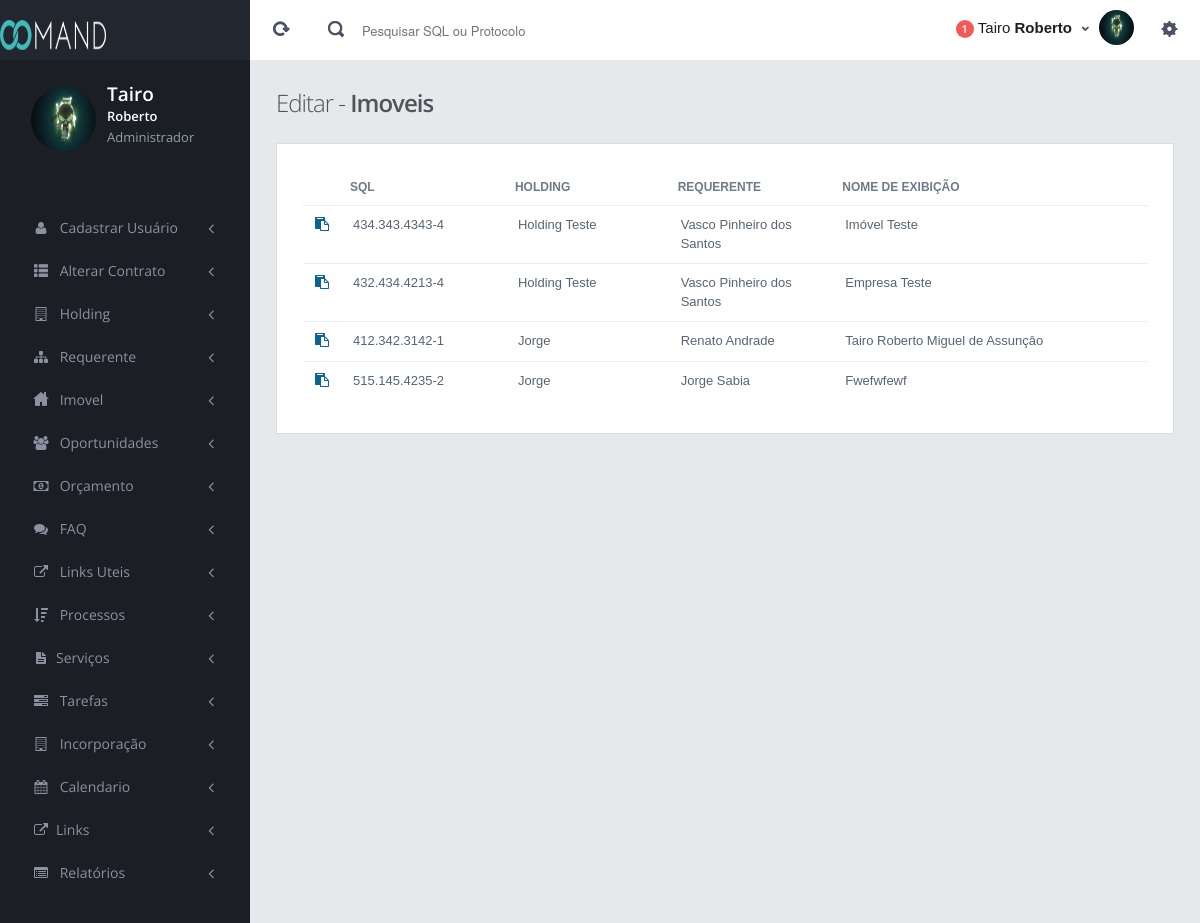
Page /sistema/imoveis-editar-lista.php (signed in) on the committed database.
### tables this page shows
CREATE TABLE IF NOT EXISTS `CadastraImovel` (
  `IdImovel` int(11) NOT NULL AUTO_INCREMENT,
  `DataEmissao` varchar(15) NOT NULL,
  `CodigoImovel` int(11) NOT NULL,
  `IdEmpresa` int(11) NOT NULL,
  `NomeEmpresa` varchar(255) NOT NULL,
  `IdRequerente` int(11) NOT NULL,
  `NomeRequerente` varchar(255) NOT NULL,
  `NomeExibicao` varchar(100) NOT NULL,
  `NumeroContribuinte` varchar(20) NOT NULL,
  `MatriculaContribuinte` varchar(11) NOT NULL,
  `NomeContribuinte` varchar(100) NOT NULL,
  `CnpjCpf` varchar(15) NOT NULL,
  `LocalImovel` varchar(100) NOT NULL,
  `CepImovel` varchar(10) NOT NULL,
  `CodLog` varchar(10) NOT NULL,
  `AreaTerreno` varchar(10) NOT NULL,
  `Testada` varchar(10) NOT NULL,
  `AreaConstruida` varchar(10) NOT NULL,
  `FracaoIdeal` varchar(10) NOT NULL,
  `AnoConstrucao` varchar(10) NOT NULL,
  `UsoImovel` varchar(50) NOT NULL,
  `ZonaLei13885` varchar(50) NOT NULL,
  `CaBasicoLei13885` varchar(50) NOT NULL,
  `DistritoLei13885` varchar(50) NOT NULL,
  `SubPrefeituraLei13885` varchar(100) NOT NULL,
  `CaMaximoLei13885` varchar(50) NOT NULL,
  `GabaritoLei13885` varchar(50) NOT NULL,
  `ToImovelLei13885` varchar(50) NOT NULL,
  `TxPermLei13885` varchar(30) NOT NULL,
  `LargViaLei13885` varchar(30) NOT NULL,
  `ClassificacaoViaLei13885` varchar(50) NOT NULL,
  `PagGeomapasLei13885` varchar(100) NOT NULL,
  `ZonaLei16050` varchar(50) NOT NULL,
  `CaBasicoLei16050` varchar(50) NOT NULL,
  `DistritoLei16050` varchar(50) NOT NULL,
  `SubPrefeituraLei16050` varchar(100) NOT NULL,
  `CaMaximoLei16050` varchar(50) NOT NULL,
  `GabaritoLei16050` varchar(50) NOT NULL,
  `ToImovelLei16050` varchar(50) NOT NULL,
  `TxPermLei16050` varchar(50) NOT NULL,
  `LargViaLei16050` varchar(50) NOT NULL,
  `ClassificacaoViaLei16050` varchar(50) NOT NULL,
  `PagGeomapasLei16050` varchar(100) NOT NULL,
  `ComentariosZoneamento` text NOT NULL,
  `SituacaoOperacaoUrbana` varchar(10) NOT NULL,
  `ComentariosOperacaoUrbana` text NOT NULL,
  `ExerciciosIptu` varchar(50) NOT NULL,
  `ValorTolalIptu` varchar(20) NOT NULL,
  `ExerciciosMultas` varchar(50) NOT NULL,
  `ValorTolalMultas` varchar(20) NOT NULL,
  `TotalExercicios` varchar(20) NOT NULL,
  `ComentariosDividas` text NOT NULL,
  `QuadraFiscal` varchar(300) NOT NULL,
  `Geomapas` varchar(300) NOT NULL,
  `ImagemLocal` varchar(300) NOT NULL,
  `ImagemMapa` text NOT NULL,
  `ImagemLei` varchar(255) NOT NULL,
  `SituacaoImovel` varchar(255) NOT NULL,
  PRIMARY KEY (`IdImovel`)
);

### sistema/includes/php/conexao/Conexao.class.php (called while the page is built, shortened)
<?php
   class Conexao {
   private $sql = "";
   function executarQuery(){
      $query = mysql_query($this->sql) or die ($this->mensagem(mysql_error()));
      return $query;
   }
}

### sistema/imoveis-editar-lista.php (the view, shortened to what this page needs)
<?php
include('includes/php/conexao/Conexao.class.php');
include("permissoes.php");
?>
<!DOCTYPE html>
<html>
<head>
<link href="assets/plugins/bootstrap-select2/select2.css" rel="stylesheet" type="text/css" media="screen"/>
<link href="assets/plugins/jquery-slider/css/jquery.sidr.light.css" rel="stylesheet" type="text/css" media="screen"/>
<link href="assets/plugins/jquery-datatable/css/jquery.dataTables.css" rel="stylesheet" type="text/css"/>
<link href="assets/plugins/boostrap-checkbox/css/bootstrap-checkbox.css" rel="stylesheet" type="text/css" media="screen"/>
<link href="assets/plugins/datatables-responsive/css/datatables.responsive.css" rel="stylesheet" type="text/css" media="screen"/>
<link href="assets/plugins/boostrapv3/css/bootstrap.min.css" rel="stylesheet" type="text/css"/>
<link href="assets/plugins/boostrapv3/css/bootstrap-theme.min.css" rel="stylesheet" type="text/css"/>
<link href="assets/plugins/font-awesome/css/font-awesome.css" rel="stylesheet" type="text/css"/>
<link href="assets/css/animate.min.css" rel="stylesheet" type="text/css"/>
<link href="assets/css/style.css" rel="stylesheet" type="text/css"/>
<link href="assets/css/responsive.css" rel="stylesheet" type="text/css"/>
<link href="assets/css/custom-icon-set.css" rel="stylesheet" type="text/css"/>
</head>
<body class="">
      </div>
  </div>
</div>
 <div class="page-content">
        <div class="content">
          <div class="row-fluid">
          <form id="formimoveisEditarLista" name="formimoveisEditarLista" method="POST" action="imovel-atualiza">
          <div class="page-title">
             <h3>Editar - <span class="semi-bold">Imoveis</span></h3>
          </div>
            <div class="span12">
              <div class="grid simple ">
                <div class="grid-body ">
                  <table class="table table-hover table-condensed" id="example">
                    <thead>
                      <tr>
                        <th style="width:1%"></th>
                        <th style="width:20%">SQL</th>
                        <th style="width:20%" data-hide="phone,tablet">Holding</th>
                        <th style="width:20%">Requerente</th>
                        <th style="width:39%" data-hide="phone,tablet">Nome de exibição</th>
                      </tr>
                    </thead>
                    <tbody>
                    <?php
                        $buscarImovel = new Conexao();
                        $buscarImovel->conectar();
                        $buscarImovel->selecionarDB();
                       $buscarImovel->set('sql'," SELECT * FROM CadastraImovel");
                        $query= $buscarImovel->executarQuery();
                       while($retorno=mysql_fetch_object($query)) { ?>
                         <tr >
                           <td onclick="enviaFormImovelEditarLista(<?php echo $retorno->IdImovel ?>);"><a href="#"><i class="fa fa-paste"></i></a></td>
                           <td class="v-align-middle" ><?php echo $retorno->NumeroContribuinte ?></td>
                           <td class="v-align-middle"><?php echo $retorno->NomeEmpresa ?></td>
                           <td class="v-align-middle"><?php echo $retorno->NomeRequerente ?></td>
                           <td class="v-align-middle"><?php echo $retorno->NomeExibicao ?></td>
                        </tr>
                      <?php } ?>
                    </tbody>
                  </table>
                </div>
              </div>
            </div>
            </form>
          </div>
        </div>
      </div>
</body>
</html>

### sistema/assets/css/responsive.css (style rules this page uses)
@media (min-width: 980px) { .page-content { margin-left: 250px; min-height: 1006px; } }

### rows in the picture
cadastraimovel: NumeroContribuinte "434.343.4343-4", NomeEmpresa "Holding Teste", NomeRequerente "Vasco Pinheiro dos Santos", NomeExibicao "Imóvel Teste"
cadastraimovel: NumeroContribuinte "432.434.4213-4", NomeEmpresa "Holding Teste", NomeRequerente "Vasco Pinheiro dos Santos", NomeExibicao "Empresa Teste"
cadastraimovel: NumeroContribuinte "412.342.3142-1", NomeEmpresa "Jorge", NomeRequerente "Renato Andrade", NomeExibicao "Tairo Roberto Miguel de Assunçâo"
cadastraimovel: NumeroContribuinte "515.145.4235-2", NomeEmpresa "Jorge", NomeRequerente "Jorge Sabia", NomeExibicao "Fwefwfewf"

### other values in the picture
$nome[0] "Tairo"
$nome[1] "Roberto"
$UsuarioTipo "Administrador"
